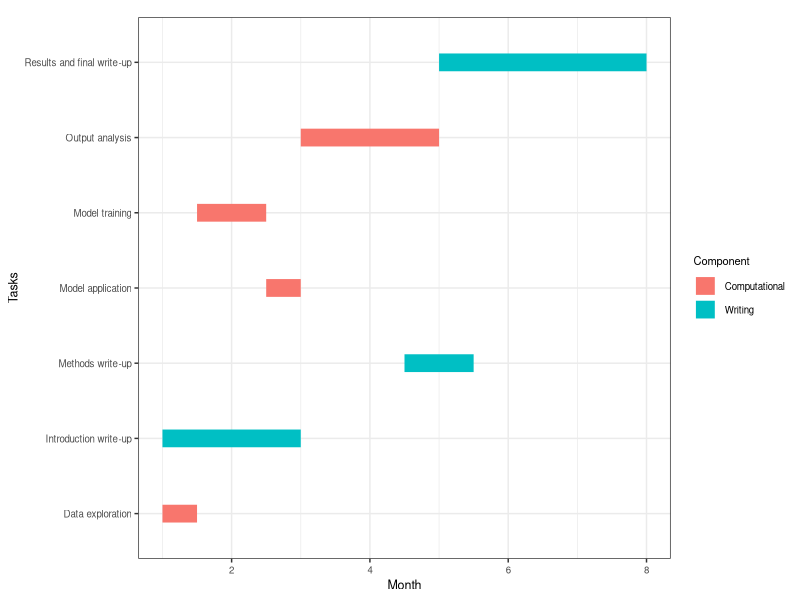

The R source for this figure:
# Author: Yewshen Lim (y.lim20@imperial.ac.uk)
# Script: timelinechar.R
# Created: Dec 2020
#
# Script plots a gantt chart for the project

library(ggplot2)

timeline <- data.frame(Tasks = c('Data exploration',
                                 'Introduction write-up',
                                 'Model training',
                                 'Model application',
                                 'Output analysis',
                                 'Methods write-up',
                                 'Results and final write-up'),
                       Month = c(1, 1, 1.5, 2.5, 3, 4.5, 5),
                       end = c(1.5, 3, 2.5, 3, 5, 5.5, 8),
                       Component = c('Computational',
                                     'Writing',
                                     'Computational',
                                     'Computational',
                                     'Computational',
                                     'Writing',
                                     'Writing'))

gnt <- ggplot(timeline,
              aes(x = Month, xend = end, y = Tasks, 
                  yend = Tasks, color = Component)) +
       theme_bw() +
       theme(plot.title = element_text(size = 0),
             axis.title = element_text(size = 9),
             axis.text = element_text(size = 7),
             legend.key.size = unit(2, 'mm'),
             legend.title = element_text(size = 8),
             legend.text = element_text(size = 7)) +
       geom_segment(size = 6) +
       labs(title = 'Project timeline')

ggsave("timelinechart.pdf",
       plot = gnt,
       device = pdf(),
       width = 5,
       height = 2,
       dpi = 320)
